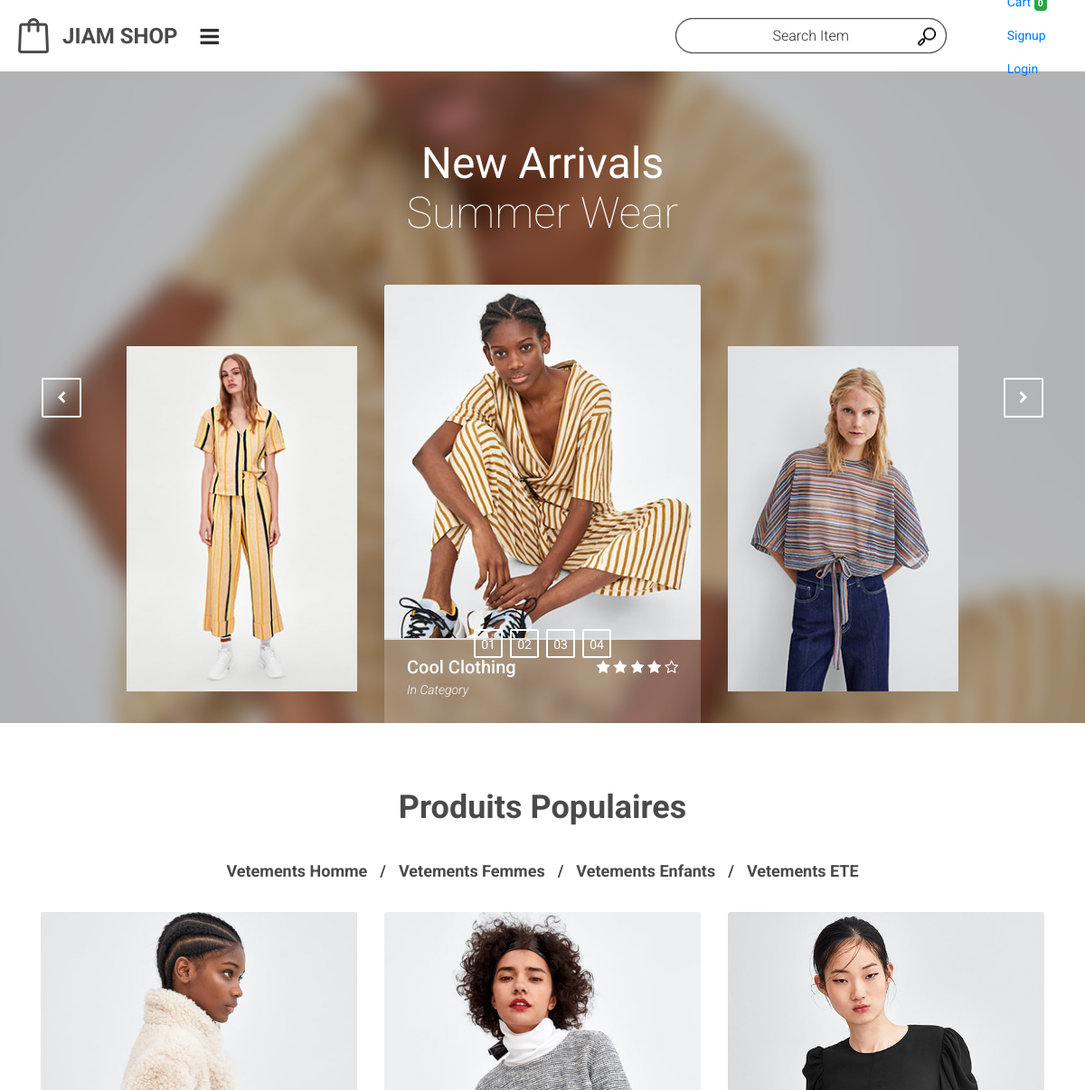
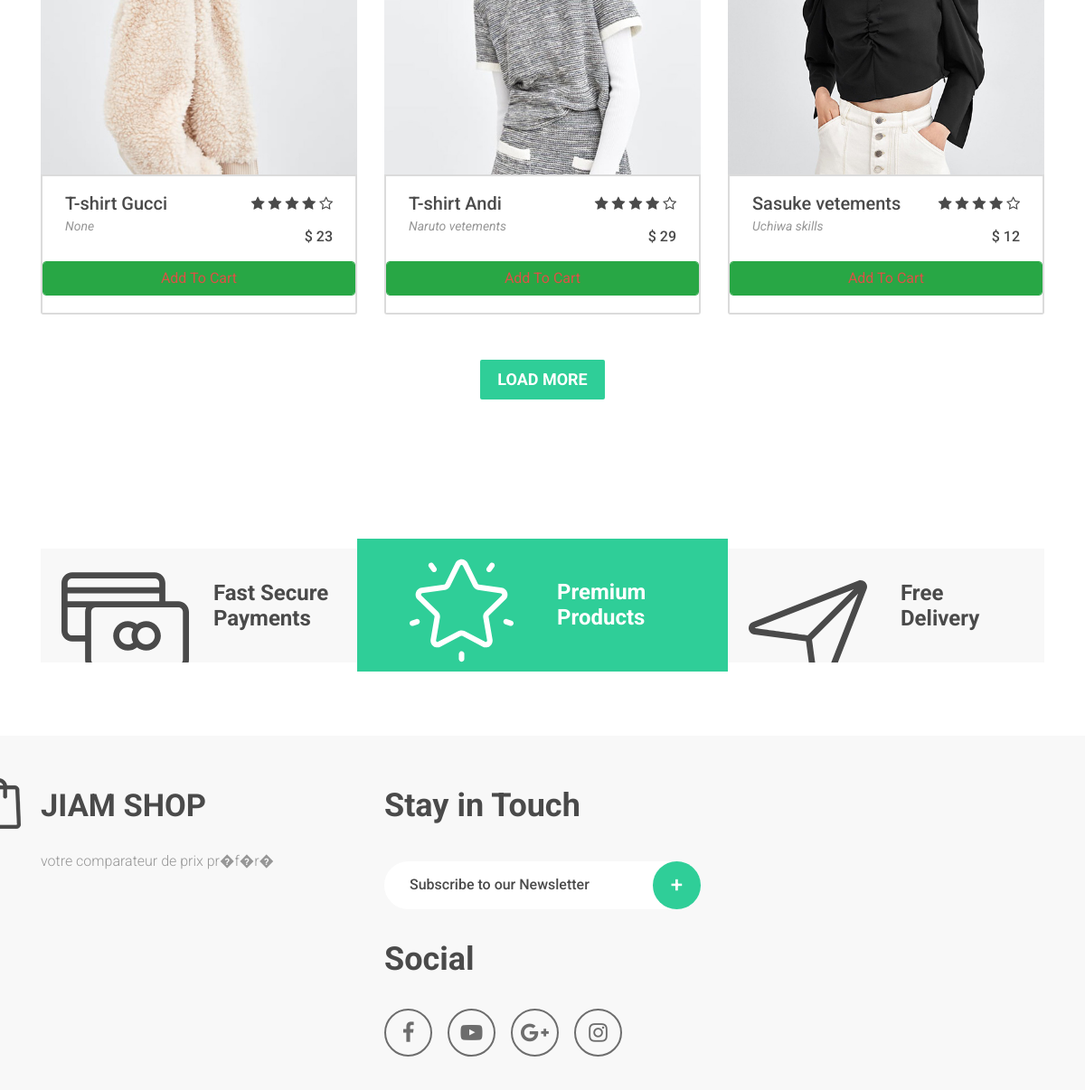
The app's page /store with its own data (2 pictures, top to bottom).
### store/models.py (models this page shows, shortened)
class Category(models.Model):
    name= models.CharField(max_length=50)
    @staticmethod
    def get_all_categories():
        return Category.objects.all()

class Products(models.Model):
    name = models.CharField(max_length=60)
    price= models.IntegerField(default=0)
    category= models.ForeignKey(Category,on_delete=models.CASCADE,default=1)
    description= models.CharField(max_length=250, default='', blank=True, null= True)
    image= models.ImageField(upload_to='uploads/products/')
    @staticmethod
    def get_all_products():
        return Products.objects.all()

### store/views.py (the view)
# urls.py: path('', include('store.urls')),
def store(request):
    cart = request.session.get('cart')
    if not cart:
        request.session['cart'] = {}
    products = None
    categories = Category.get_all_categories()
    category_id = request.GET.get('category')
    if category_id:
        products = Products.get_all_products_by_categoryid(category_id)
    else:
        products = Products.get_all_products()
    data = {}
    data['products'] = products
    data['categories'] = categories
    print('you are : ', request.session.get('email'))
    return render(request, 'index.html', data)

### JIAM_Shop/context_processors.py (called while the page is built)
def all_category(request):
    categories = Category.objects.all()
    if categories:
        return {'categories': categories }

### store/templatetags/cart.py (called while the page is built)
@register.filter (name='is_in_cart')
def is_in_cart(product, cart):
    keys = cart.keys()
    for id in keys:
        if int (id) == product.id:
            return True
    return False

### store/templatetags/custom_filter.py (called while the page is built)
@register.filter(name='currency')
def currency(number):
    return "$ "+ str(number)

### templates/index.html (shortened to what this page needs)
{% extends 'base.html' %}
{% load static %}
{% load cart %}
{% load custom_filter %}
{% block content %}
<div class="super_container_inner">
		<div class="home">
			<div class="home_slider_container">
				<div class="owl-carousel owl-theme home_slider">
					<div class="owl-item">
							<div class="container fill_height">
								<div class="row fill_height">
									<div class="col fill_height">
										<div class="home_container d-flex flex-column align-items-center justify-content-start">
											<div class="home_content">
												<div class="home_title">New Arrivals</div>
												<div class="home_subtitle">Summer Wear</div>
												<div class="home_items">
													<div class="row">
														<div class="col-sm-3 offset-lg-1">
															<div class="home_item_side"><a href="product.html"><img
																		src="{%static 'images/home_1.jpg' %}" alt=""></a></div>
														</div>
														<div class="col-lg-4 col-md-6 col-sm-8 offset-sm-2 offset-md-0">
															<div class="product home_item_large">
																<div class="product_image"><img src="{%static 'images/home_2.jpg'%}"
																		alt=""></div>
																<div class="product_content">
																	<div
																		class="product_info d-flex flex-row align-items-start justify-content-start">
																		<div>
																			<div>
																				<div class="product_name"><a
																						href="product.html">Cool
																						Clothing</a>
																				</div>
																				<div class="product_category">In <a
																						href="category.html">Category</a>
																				</div>
																			</div>
																		</div>
																		<div class="ml-auto text-right">
																			<div
																				class="rating_r rating_r_4 home_item_rating">
																				<i></i><i></i><i></i><i></i><i></i>
																			</div>
																		</div>
																	</div>
																	<div class="product_buttons">
																		<div
																			class="text-right d-flex flex-row align-items-start justify-content-start">
																		</div>
																	</div>
																</div>
															</div>
														</div>
														<div class="col-sm-3">
															<div class="home_item_side"><a href="product.html"><img
																		src="{%static 'images/home_3.jpg' %}" alt="image"></a>
															</div>
														</div>
													</div>
												</div>
											</div>
										</div>
									</div>
								</div>
							</div>
						</div>
					</div>
					<div class="home_slider_nav home_slider_nav_prev"><i class="fa fa-chevron-left"
							aria-hidden="true"></i>
					</div>
					<div class="home_slider_nav home_slider_nav_next"><i class="fa fa-chevron-right"
							aria-hidden="true"></i>
					</div>
					<div class="home_slider_dots_container">
						<div class="container">
							<div class="row">
								<div class="col">
									<div class="home_slider_dots">
										<ul id="home_slider_custom_dots"
											class="home_slider_custom_dots d-flex flex-row align-items-center justify-content-center">
											<li class="home_slider_custom_dot active">01</li>
											<li class="home_slider_custom_dot">02</li>
											<li class="home_slider_custom_dot">03</li>
											<li class="home_slider_custom_dot">04</li>
										</ul>
									</div>
								</div>
							</div>
						</div>
					</div>
				</div>
			</div>
			<div class="products">
				<div class="container">
					<div class="row">
						<div class="col-lg-6 offset-lg-3">
							<div class="section_title text-center">Produits Populaires</div>
						</div>
					</div>
					<div class="row page_nav_row">
						<div class="col">
							<div class="page_nav">
								<ul class="d-flex flex-row align-items-start justify-content-center">
									{% for category in categories %}
										<li><a href="/?category={{category.id}}">{{category.name}}</a></li>
									{% endfor %}
								</ul>
							</div>
						</div>
					</div>
					<div class="row products_row">
						{% for product in products %}
						<div class="col-xl-4 col-md-6">
							<div class="product" id={{product.id}}>
								<div class="product_image"><img src="{{product.image.url}}" alt=""></div>
								<div class="product_content">
									<div class="product_info d-flex flex-row align-items-start justify-content-start">
										<div>
											<div>
												<div class="product_name"><a href="product.html">{{product.name}}</a></div>
												<div class="product_category"><a>{{product.description}}</a>
												</div>
											</div>
										</div>
										<div class="ml-auto text-right">
											<div class="rating_r rating_r_4 home_item_rating">
												<i></i><i></i><i></i><i></i><i></i></div>
											<div class="product_price text-right"><span>{{product.price|currency}}</span></div>
										</div>
									</div>
									<div class="product_buttons">
										<div class="text-right d-flex flex-row align-items-start justify-content-start">
											{% if product|is_in_cart:request.session.cart %}
												<div class="row no-gutters">
													<form action="/#{{product.id}}" class="col-2 " method="post">
														{% csrf_token %}
														<input hidden type="text" name='product' value='{{product.id}}'>
														<input hidden type="text" name='remove' value='True'>
														<input type="submit" value=" - " class="btn btn-block btn-success border-right">
													</form>
													<div class="text-center col btn btn-success">{{product|cart_quantity:request.session.cart}} in Cart</div>
													<form action="/#{{product.id}}" class="col-2 " method="post">
														{% csrf_token %}
														<input hidden type="text" name='product' value='{{product.id}}'>
														<input type="submit" value=" + " class="btn btn-block btn-success border-left">
													</form>
												</div>
												{% else %}
												<form action="/#{{product.id}}" method="POST" class="btn-block">
													<input style="margin:0;" type="submit" class="btn btn-success form-control"
														value="Add To Cart">
												</form>
												{% endif %}
										</div>
									</div>
								</div>
							</div>
						</div>
						{%  endfor %}
					</div>
					<div class="row load_more_row">
						<div class="col">
							<div class="button load_more ml-auto mr-auto"><a href="#">load more</a></div>
						</div>
					</div>
				</div>
			</div>
			<div class="features">
				<div class="container">
					<div class="row">
						<div class="col-lg-4 feature_col">
							<div class="feature d-flex flex-row align-items-start justify-content-start">
								<div class="feature_left">
									<div class="feature_icon"><img src="{%static 'images/icon_1.svg' %}" alt=""></div>
								</div>
								<div class="feature_right d-flex flex-column align-items-start justify-content-center">
									<div class="feature_title">Fast Secure Payments</div>
								</div>
							</div>
						</div>
						<div class="col-lg-4 feature_col">
							<div class="feature d-flex flex-row align-items-start justify-content-start">
								<div class="feature_left">
									<div class="feature_icon ml-auto mr-auto"><img src="{%static 'images/icon_2.svg' %}" alt="">
									</div>
								</div>
								<div class="feature_right d-flex flex-column align-items-start justify-content-center">
									<div class="feature_title">Premium Products</div>
								</div>
							</div>
						</div>
						<div class="col-lg-4 feature_col">
							<div class="feature d-flex flex-row align-items-start justify-content-start">
								<div class="feature_left">
									<div class="feature_icon"><img src="{%static 'images/icon_3.svg' %}" alt=""></div>
								</div>
								<div class="feature_right d-flex flex-column align-items-start justify-content-center">
									<div class="feature_title">Free Delivery</div>
								</div>
							</div>
						</div>
					</div>
				</div>
			</div>
		</div>
{% endblock %}

### templates/base.html (shortened to what this page needs)
{% load static %}
<!DOCTYPE html>
<html lang="en">
    <head>
        <link rel="stylesheet"
              type="text/css"
              href="{% static 'styles/bootstrap-4.1.2/bootstrap.min.css' %}">
        <link href="{% static 'plugins/font-awesome-4.7.0/css/font-awesome.min.css' %}"
              rel="stylesheet"
              type="text/css">
        <link rel="stylesheet"
              type="text/css"
              href="{% static 'plugins/OwlCarousel2-2.2.1/owl.carousel.css' %}">
        <link rel="stylesheet"
              type="text/css"
              href="{% static 'plugins/OwlCarousel2-2.2.1/owl.theme.default.css' %}">
        <link rel="stylesheet"
              type="text/css"
              href="{% static 'plugins/OwlCarousel2-2.2.1/animate.css' %}">
        <link rel="stylesheet"
              type="text/css"
              href="{% static 'styles/main_styles.css' %}">
        <link rel="stylesheet"
              type="text/css"
              href="{% static 'styles/responsive.css' %}">
    </head>
    <body>
        <div class="super_container">
            <header class="header">
                <div class="header_content d-flex flex-row align-items-center justify-content-start">
                    <div class="logo">
                        <a href="/store">
                            <div class="d-flex flex-row align-items-center justify-content-start">
                                <div>
                                    <img src="{% static 'images/logo_1.png' %}" alt="">
                                </div>
                                <div>JIAM SHOP</div>
                            </div>
                        </a>
                    </div>
                    <div class="hamburger">
                        <i class="fa fa-bars" aria-hidden="true"></i>
                    </div>
                    <div class="header_right d-flex flex-row align-items-center justify-content-start ml-auto">
                        <div class="header_search">
                            <form action="#" id="header_search_form">
                                <input type="text"
                                       class="search_input"
                                       placeholder="Search Item"
                                       required="required">
                                <button class="header_search_button">
                                    <img src="{% static 'images/search.png' %}" alt="">
                                </button>
                            </form>
                        </div>
						<div>
							<ul class=" navbar-nav my-2 my-lg-0">
								<li class="nav-item active">
								  <a class="nav-link" href="/cart">Cart
									<span class="badge badge-success">{{request.session.cart.keys|length}}</span>
									<span class="sr-only">(current)</span></a>
								</li>
								{% if request.session.customer %}
									<li class="nav-item active ">
									<a class="nav-link" href="/orders">Orders<span class="sr-only">(current)</span></a>
									</li>
									<li class="nav-item active ">
									<a class="nav-link" href="/logout">Logout<span class="sr-only">(current)</span></a>
									</li>
									<div>
										<div class="instanceof">
											<a><span class="sr-only">{{ request.session.customer.first_name }}</span></a>
										</div>
									</div>
								{% else %}
									<li class="nav-item active">
									<a class="nav-link" href="/signup">Signup<span class="sr-only">(current)</span></a>
									</li>
									<li class="nav-item active">
									<a class="nav-link" href="/login">Login<span class="sr-only">(current)</span></a>
									</li>
								{% endif %}
							  </ul>
						</div>
                    </div>
                </div>
            </header>
            {% block content %}{% endblock %}
			<footer class="footer">
				<div class="footer_content">
					<div class="container">
						<div class="row">
							<div class="col-lg-4 footer_col">
								<div class="footer_about">
									<div class="footer_logo">
										<a href="#">
											<div class="d-flex flex-row align-items-center justify-content-start">
												<div class="footer_logo_icon">
													<img src="{% static 'images/logo_2.png' %}" alt="">
												</div>
												<div>JIAM SHOP</div>
											</div>
										</a>
									</div>
									<div class="footer_about_text">
										<p>
											votre comparateur de prix pr�f�r�
										</p>
									</div>
								</div>
							</div>
							<div class="col-lg-4 footer_col">
								<div class="footer_contact">
									<div class="footer_title">Stay in Touch</div>
									<div class="newsletter">
										<form action="#" id="newsletter_form" class="newsletter_form">
											<input type="email"
												   class="newsletter_input"
												   placeholder="Subscribe to our Newsletter"
												   required="required">
											<button class="newsletter_button">+</button>
										</form>
									</div>
									<div class="footer_social">
										<div class="footer_title">Social</div>
										<ul class="footer_social_list d-flex flex-row align-items-start justify-content-start">
											<li>
												<a href="#"><i class="fa fa-facebook" aria-hidden="true"></i></a>
											</li>
											<li>
												<a href="#"><i class="fa fa-youtube-play" aria-hidden="true"></i></a>
											</li>
											<li>
												<a href="#"><i class="fa fa-google-plus" aria-hidden="true"></i></a>
											</li>
											<li>
												<a href="#"><i class="fa fa-instagram" aria-hidden="true"></i></a>
											</li>
										</ul>
									</div>
								</div>
							</div>
						</div>
					</div>
				</div>
			</footer>
        </div>
    </body>
</html>

### static/styles/responsive.css (style rules this page uses)
@media only screen and (max-width: 1780px) { .search_input { width: 310px; } }
@media only screen and (max-width: 1600px) { .search_input { width: 210px; } }
@media only screen and (max-width: 1600px) { .header_search { margin-right: 47px; } }
@media only screen and (max-width: 1440px) { .header_search { margin-right: 39px; } }
@media only screen and (max-width: 1440px) { .hamburger { display: block; } }
@media only screen and (max-width: 1440px) { .search_input { width: 300px; } }

### records on screen
Category: name "Vetements Homme"
Category: name "Vetements Femmes"
Category: name "Vetements Enfants"
Category: name "Vetements ETE"
Products: image (picture), name "T-shirt Gucci", description "None", price "$ 23"
Products: image (picture), name "T-shirt Andi", description "Naruto vetements", price "$ 29"
Products: image (picture), name "Sasuke vetements", description "Uchiwa skills", price "$ 12"
